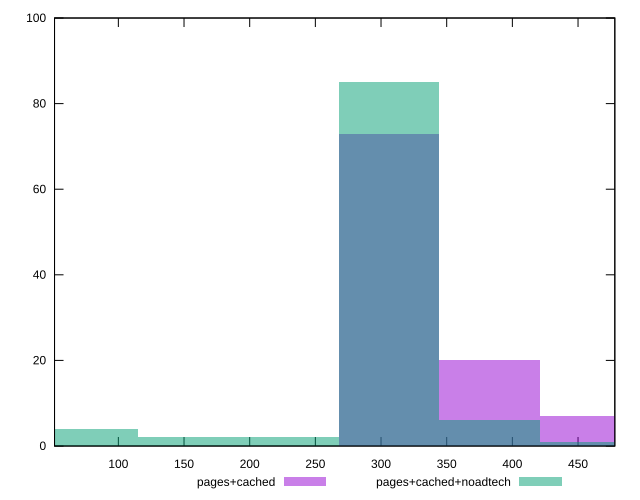

Here is the gnuplot script that generated this plot:
reset

$pagesCached <<EOF
382.4705065835064 20
458.9646079002076 7
305.9764052668051 73
EOF

$pagesCachedNoadtech <<EOF
305.9764052668051 85
76.49410131670128 4
382.4705065835064 6
152.98820263340255 2
229.4823039501038 2
458.9646079002076 1
EOF

set key outside below
set boxwidth 76.49410131670128
set xrange [51.40700000524521:478.014]
set yrange [0:100]
set trange [0:100]
set style fill transparent solid 0.5 noborder
set terminal svg size 640, 500 enhanced background rgb 'white'
set output "report_00013_2021-02-09T12-04-24.940Z/uses-rel-preconnect/comparison/histogram/1_vs_2.svg"

plot $pagesCached title "pages+cached" with boxes, \
     $pagesCachedNoadtech title "pages+cached+noadtech" with boxes

reset
